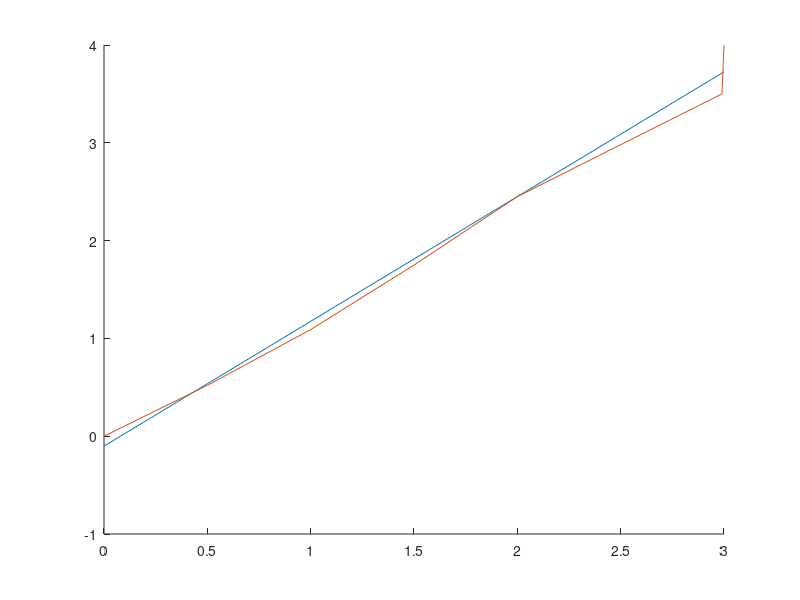

MATLAB code to generate this figure:
alpha = [150; 200; 300; 500; 1000; 2000];
U = [2; 3; 4; 5; 6; 7];

td=[0; 0.5; 1; 1.5; 2; 2.99; 3];
yd=[0; 0.52; 1.09; 1.75; 2.45; 3.5; 4];

A=[ones(size(td)) td];
B = transpose(A) *A;
C =  transpose(A) * yd;

x=B\C; a=x(1); b=x(2); 

n=length(td);
e=norm(A*x-yd)/sqrt(n);

xmq = 0:1/100:3;
ymq = b*xmq + a ;
hold 
plot(xmq,ymq);
plot(td , yd);
